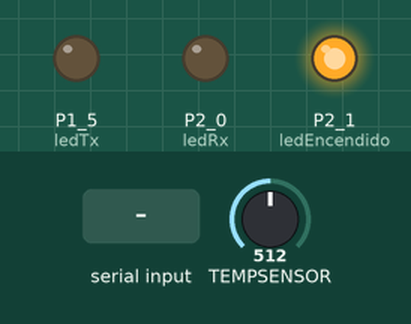
Bench run of a sketch on a simulated TI MSP430 LaunchPad. Parts: output pins drawn as LEDs (lit = HIGH). The inputs (shaded band) are chosen by the test bench; at power-on: TEMPSENSOR = 512.

Above: at 3.6 s.
3.7 s: "b" received over the second serial link
At 7.96 s:
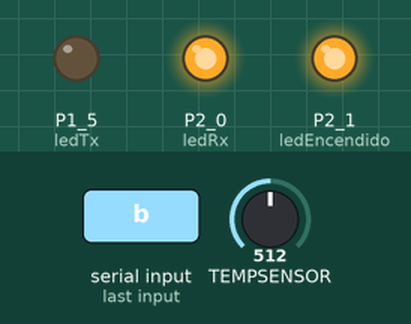
At 13.6 s:
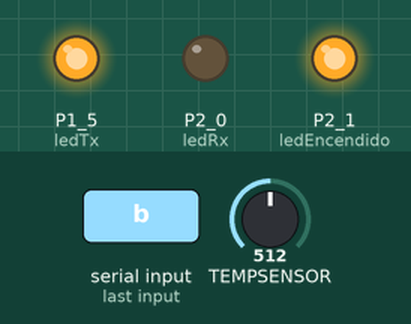
Timing chart, 0 to 15.3 s (numbered marks = the images above; inputs shaded):
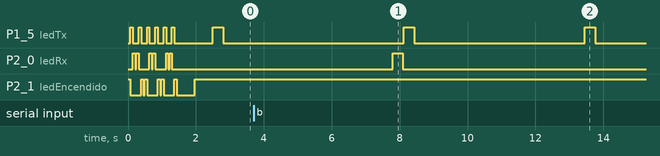

The sketch:

principal_ino.ino
```cpp
#include <SoftwareSerial.h>

#define RxD P2_2
#define TxD P2_3

const int ledEncendido  = P2_1; //Indicador de encendido
const int ledTx = P1_5; //BT conexion establecida
const int ledRx = P2_0; //Led transmisión BT RX/TX

SoftwareSerial BTSerial(RxD, TxD);
byte pinEstado = 0;
const int MUESTRAS = 256;

void setup()
{

   // initialize the digital pin as an output.
  pinMode(ledEncendido, OUTPUT);
  pinMode(ledTx, OUTPUT);
  pinMode(ledRx, OUTPUT);

  // Estado inicial
  arranqueLuces(70, 3);
  delay(500);
  digitalWrite(ledEncendido, HIGH);


  // Configuracion del puerto serie por software
  // para comunicar con el modulo HC-05
  BTSerial.begin(9600);
  BTSerial.flush();
  delay(500);

  BTSerial.println("Conexión Establecida");
    //Configurar el ADC para que use la referencia interna de 1.5V
  analogReference(INTERNAL1V5);

}

void loop()
{

  // Esperamos ha recibir datos.
  if (BTSerial.available()){

    // La funcion read() devuelve un caracter
    char command = BTSerial.read();
    BTSerial.flush();

    // En caso de que el caracter recibido sea "L" cambiamos
    // El estado del LED
    if (command == 'a'){
      BTSerial.println("Toggle LED");
      toggle(ledRx);
    }

     if (command == 'b'){
      BTSerial.println("Parpadeo RX led");
      parpadeo(60,5,ledRx);
    }

    if (command == 'c'){
      BTSerial.println("Parpadeo TX led");
      parpadeo(60,5,ledTx);
    }

  }

  //Leemos la temperatura y la transmistimos por blueetooth
  leerTemperatura();
  //Esperamos un rato para no gasta rmucha batería
   delay(5000);
}


int leerTemperatura(){

   long int temp = 0;       //almacenamos el valor leido de la temperatura
   long int tempMedia = 0;  //ya que el termómetro es un dispositivo que genera una salida con mucho ruido
                         //lo leeremos varias veces y calcularemos la media para tener una medida mas precisa
   long int numMuestras = 0;
   float tempFinal;

   for(numMuestras = 0; numMuestras < MUESTRAS; numMuestras++){
    //TEMPSENSOR es un pin interno el cual está conectado al termómetro
    temp = ((uint32_t)analogRead(A10)*27069 - 18169625) * 10 >> 16; //escalamos el valor que devuelve el ADC
    tempMedia += temp; //sumamos cada muestra
   }

  tempMedia /= MUESTRAS; //dividimos por el número de muestras

  BTSerial.println("Temp: "+ String(tempMedia)); //
  parpadeo(60,5,ledTx);

}


void toggle(int pinNum) {
  // Establece el pin del LED usando la variable pinEstado:
  digitalWrite(pinNum, pinEstado);
  // si el pinEstado = 0, lo establece a 1, y vice versa:
  pinEstado = !pinEstado;
}

int parpadeo(int freq, int veces, int pinNum){
  for(int i=0;i<veces;i++){
  digitalWrite(pinNum, HIGH);
  delay(freq);
  digitalWrite(pinNum, LOW);
  }
}

int arranqueLuces(int freq, int veces){
  for(int i=0;i<veces;i++){
  //1 Pasada de izquierda a derecha
  digitalWrite(ledEncendido, HIGH);
  delay(freq);
  digitalWrite(ledEncendido, LOW);
  digitalWrite(ledTx, HIGH);
  delay(freq);
  digitalWrite(ledTx, LOW);
  digitalWrite(ledRx, HIGH);
  delay(freq);
  digitalWrite(ledRx, LOW);
  delay(freq/2);
  //1 pasada de derecha a izquierda
  digitalWrite(ledRx, HIGH);
  delay(freq);
  digitalWrite(ledRx, LOW);
  digitalWrite(ledTx, HIGH);
  delay(freq);
  digitalWrite(ledTx, LOW);
  digitalWrite(ledEncendido, HIGH);
  delay(freq);
  digitalWrite(ledEncendido, LOW);
  delay(freq/2);
  }
}
```

Measured:
- after the input at 3.7 s, P2_0 (ledRx): LOW → HIGH after 4.1 s, → LOW 0.30 s later
- by itself, P1_5 (ledTx): alternates HIGH for 0.30 s and LOW for 5.0 s
